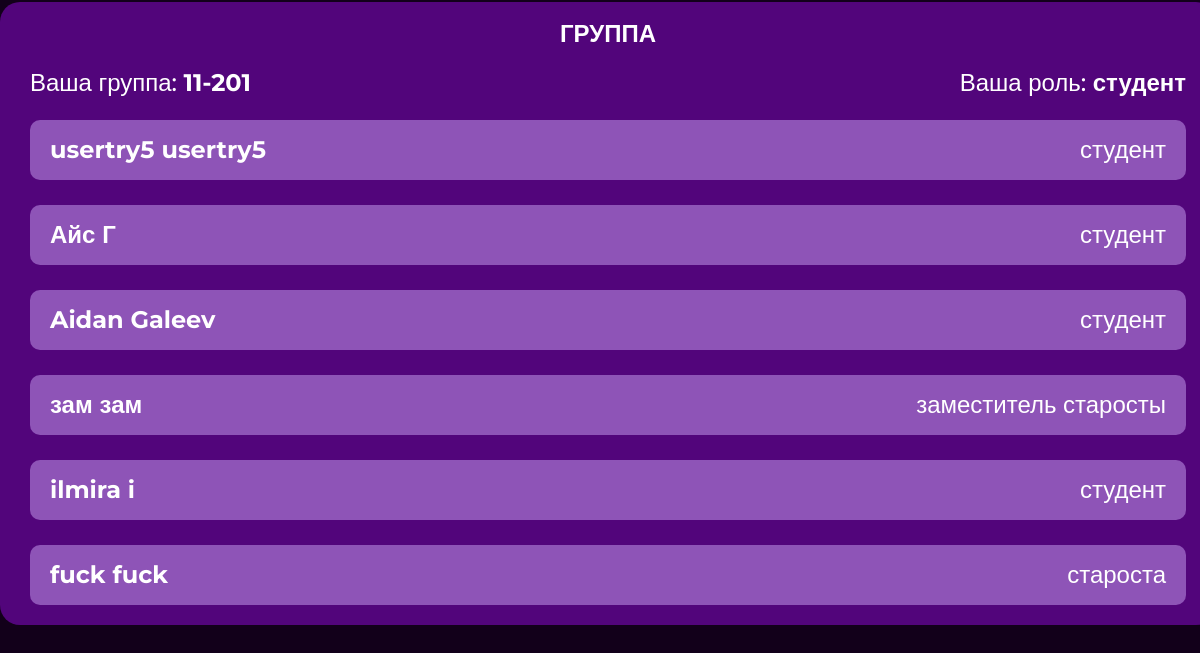
The page /profile (signed in, lower part) on the database as committed earlier.
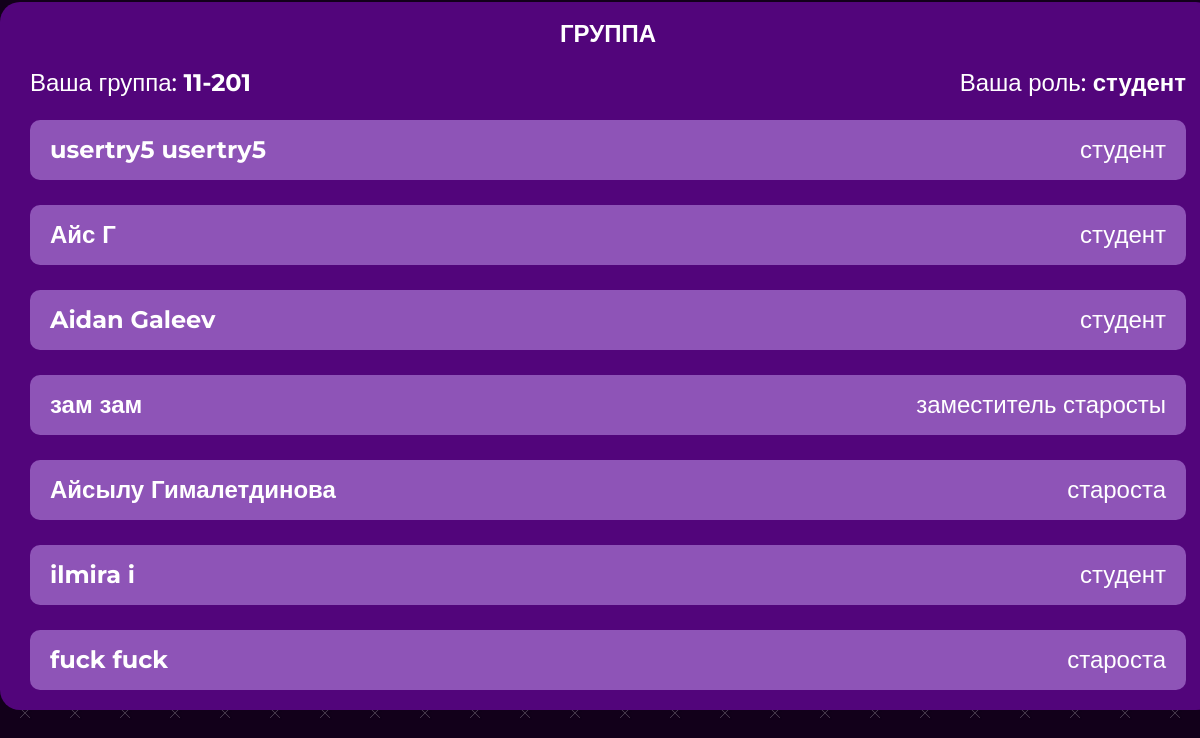
The same page on the database as committed later.
### main/models.py (models this page shows, shortened)
class Student(models.Model):
    SIMPLE_STUDENT = 0
    STUDENT_WITH_CAPABILITIES = 1
    HEADMAN = 2
    PERMISSION = [
        (SIMPLE_STUDENT, 'Обычный студент'),
        (STUDENT_WITH_CAPABILITIES, 'Студент с дополнительными возможностями'),
        (HEADMAN, 'Староста')
    ]
    IS_APPPROVED = 2
    WAITING = 1
    NOT_APPPROVED = 0
    STATE =[
        (IS_APPPROVED, 'Одобрено'),
        (WAITING, "Ожидание"),
        (NOT_APPPROVED, "Не одобрено")
    ]
    permission = models.SmallIntegerField(choices=PERMISSION, default=SIMPLE_STUDENT)
    room = models.ForeignKey(Room, on_delete=models.CASCADE)
    user = models.OneToOneField(User, on_delete=models.CASCADE)
    state = models.SmallIntegerField(choices=STATE, default=WAITING)

class Room(models.Model):
    code = models.CharField(max_length=10, default=rand, primary_key=True)
    name = models.CharField(max_length=10)
    def __str__(self):
        return self.name

### main/views.py (the view, shortened to what this page needs)
# urls.py: path('profile', views.profile, name='profile'),
@login_required()
def profile(request):
    cur_student = get_student(request)
    STATUS = {
        0: 'студент',
        1: 'заместитель старосты',
        2: 'староста'
    }
    group = Student.objects.filter(room=cur_student.room)
    room_name = cur_student.room.name
    contex = {
        'navbar': 'profile',
        'cur_student': cur_student,
        'perm': cur_student.permission,
        'status': STATUS.get(cur_student.permission),
        'group': group,
        'room_name': room_name,
        'STATUS': STATUS
    }
    return render(request, "main/profile.html", context=contex)

### main/views.py (called while the page is built)
@register.filter
def get_item(dict, key):
    return dict.get(key)

def get_student(request):
    return Student.objects.get(user=request.user)

### main/templates/main/profile.html (shortened to what this page needs)
{% extends 'main/base.html' %}
{% load static %}
{% block content %}
  <div class="container">
    <div class="profile__container">
      <div class="profile__box">
        <h4 class="profile__title">
          ГРУППА
        </h4>
        <div class="profile__group">
          <p class="profile__group-text">Ваша группа: <strong>{{ cur_student.room }}</strong></p>
          <p class="profile__group-text">Ваша роль: <strong>{{ status }}</strong></p>
        </div>
        {% for student in group %}
        <form class="profile__person" action="" method="post">
          <p class="profile__person-name">
            {{ student.user.first_name }} {{ student.user.last_name }}
          </p>
          <p class="profile__person-status">
            {{STATUS|get_item:student.permission}}
          </p>
        </form>
        {% endfor %}
      </div>
    </div>
  </div>
{% endblock content %}

Rows that differ between the two databases and show on the page:
now on this page (row edited): Student: user.first_name "Айсылу", user.last_name "Гималетдинова", permission "староста"
